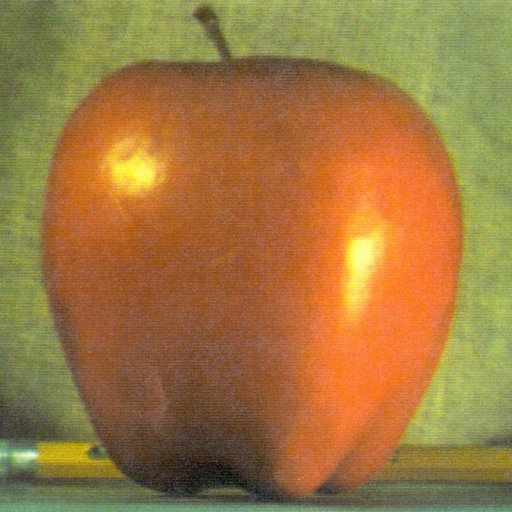
#> input picture apple.jpg, 512 x 512 px
$ jupyter execute '16 image_blending_using_pyramids_opencv.ipynb'
#> lines starting #> are read from the running program, lines starting #| are printed output that depends on the picture
[cell 1]
import cv2
import numpy as np

apple = cv2.imread("apple.jpg")
#> apple is the input picture: shape (512, 512, 3); mean B, G, R 64.8, 119.7, 159.1
orange = cv2.imread("orange.jpg")
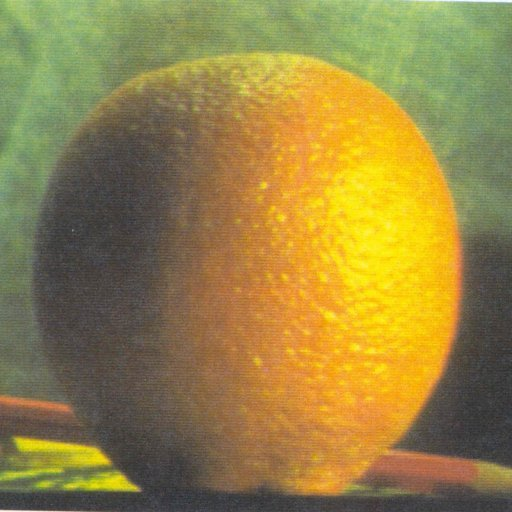
#> input picture orange.jpg, 512 x 512 px
#> orange is the input picture: shape (512, 512, 3); mean B, G, R 69.2, 131.8, 150.2
print(apple.shape)
#| (512, 512, 3)
print(orange.shape)
#| (512, 512, 3)

cv2.imshow("apple",apple)
cv2.imshow("orange",orange)
cv2.waitKey(0)
cv2.destroyAllWindows()

[cell 2]
import cv2
import numpy as np

apple = cv2.imread("apple.jpg")
orange = cv2.imread("orange.jpg")
print(apple.shape)
#| (512, 512, 3)
print(orange.shape)
#| (512, 512, 3)

apple_orange = np.hstack((apple[:, :256], orange[:, 256:]))

cv2.imshow("apple",apple)
cv2.imshow("orange",orange)
cv2.imshow("apple_orange",apple_orange)

cv2.waitKey(0)
cv2.destroyAllWindows()

[cell 3]
import cv2
import numpy as np

apple = cv2.imread("apple.jpg")
orange = cv2.imread("orange.jpg")
print(apple.shape)
#| (512, 512, 3)
print(orange.shape)
#| (512, 512, 3)

apple_orange = np.hstack((apple[:, :256], orange[:, 256:]))

#geanerating gaussian pyramid for apple
apple_copy = apple.copy()
gp_apple = [apple_copy]

for i in range(6):
    apple_copy = cv2.pyrDown(apple_copy)
    gp_apple.append(apple_copy)
#> after the loop, gp_apple = 7 items

#geanerating gaussian pyramid for orange
orange_copy = orange.copy()
gp_orange = [orange_copy]

for i in range(6):
    orange_copy = cv2.pyrDown(orange_copy)
    gp_orange.append(orange_copy)
#> after the loop, gp_orange = 7 items

#generating Laplacian pyramid for apple
apple_copy = gp_apple[5]
lp_apple = [apple_copy]
for i in range(5,0,-1):
    gaussian_expanded = cv2.pyrUp(gp_apple[i])
    laplacian = cv2.subtract(gp_apple[i-1], gaussian_expanded)
    lp_apple.append(laplacian)
#> after the loop, lp_apple = 6 items

#generating Laplacian pyramid for orange
orange_copy = gp_orange[5]
lp_orange = [orange_copy]
for i in range(5,0,-1):
    gaussian_expanded = cv2.pyrUp(gp_orange[i])
    laplacian = cv2.subtract(gp_orange[i-1], gaussian_expanded)
    lp_orange.append(laplacian)
#> this loop made 5 passes
#> pass 2, `gaussian_expanded = cv2.pyrUp(gp_orange[i])`:
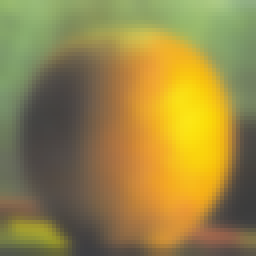
#> gaussian_expanded: shape (64, 64, 3) (shown 4 times larger); mean of channels 0, 1, 2 69.6, 132.9, 151.1; drawn as B, G, R
#> after the loop, lp_orange = 6 items

#now add left and right halves of images in each level
apple_orange_pyramid = []
n =0
for apple_lap , orange_lap in zip(lp_apple, lp_orange):
    n +=1
    cols, rows, ch = apple_lap.shape
    laplacian = np.hstack((apple_lap[:, 0:int(cols/2)], orange_lap[:, int(cols/2):]))
    apple_orange_pyramid.append(laplacian)
#> this loop made 6 passes
#> (cols, rows) on passes 1 to 6: (16, 16), (32, 32), (64, 64), (128, 128), (256, 256), (512, 512)
#> after the loop, apple_orange_pyramid = 6 items; n = 6

#now reconstruct
apple_orange_reconstruct = apple_orange_pyramid[0]
for i in range(1,6):
    apple_orange_reconstruct = cv2.pyrUp(apple_orange_reconstruct)
    apple_orange_reconstruct = cv2.add(apple_orange_pyramid[i], apple_orange_reconstruct)
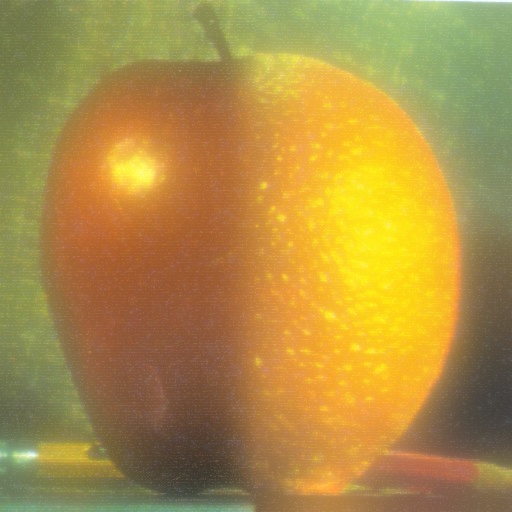
#> apple_orange_reconstruct: shape (512, 512, 3); mean of channels 0, 1, 2 69.4, 142.2, 173.6; drawn as B, G, R


cv2.imshow("apple",apple)
cv2.imshow("orange",orange)
cv2.imshow("apple_orange", apple_orange)
cv2.imshow("apple_orange_reconstruct",apple_orange_reconstruct)


cv2.waitKey(0)
cv2.destroyAllWindows()

[cell 4]
import cv2
import numpy as np

w = cv2.imread("w.jpg")
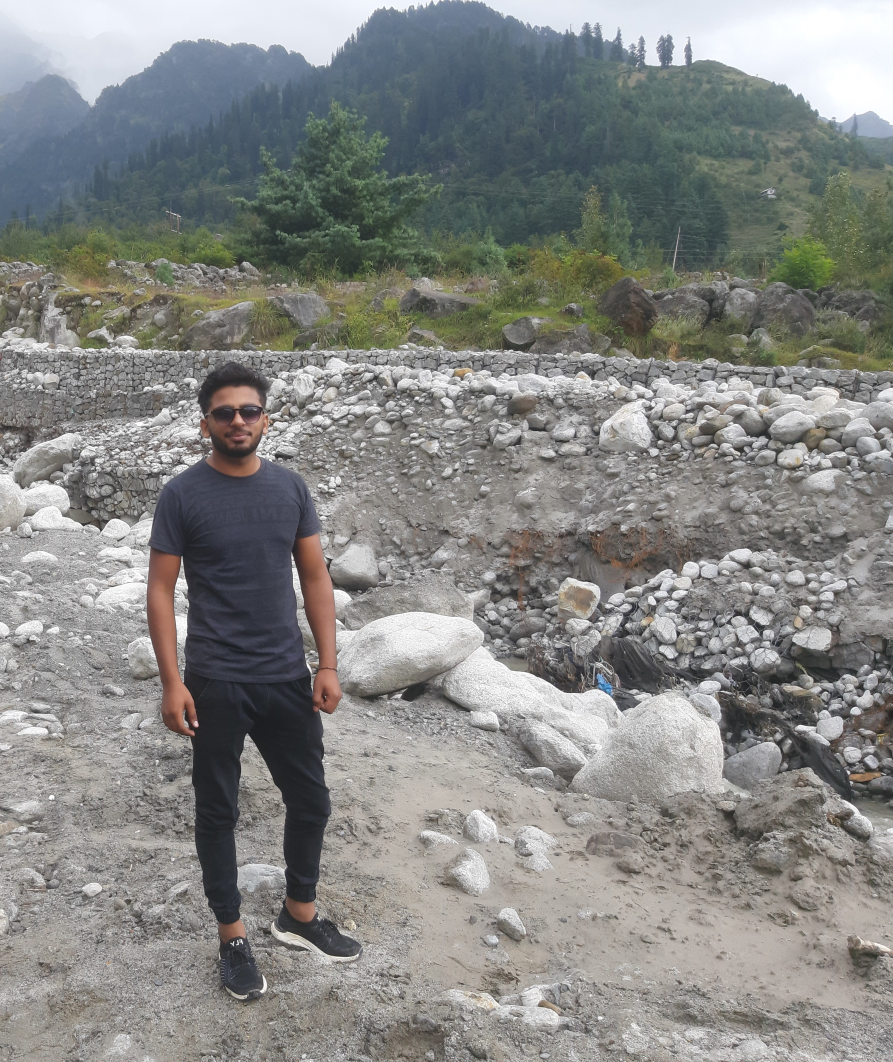
#> input picture w.jpg, 3572 x 4248 px (shown at 1/4 size)
#> w is the input picture: shape (4248, 3572, 3); mean B, G, R 132.8, 135.1, 134
h = cv2.imread("h.jpg")
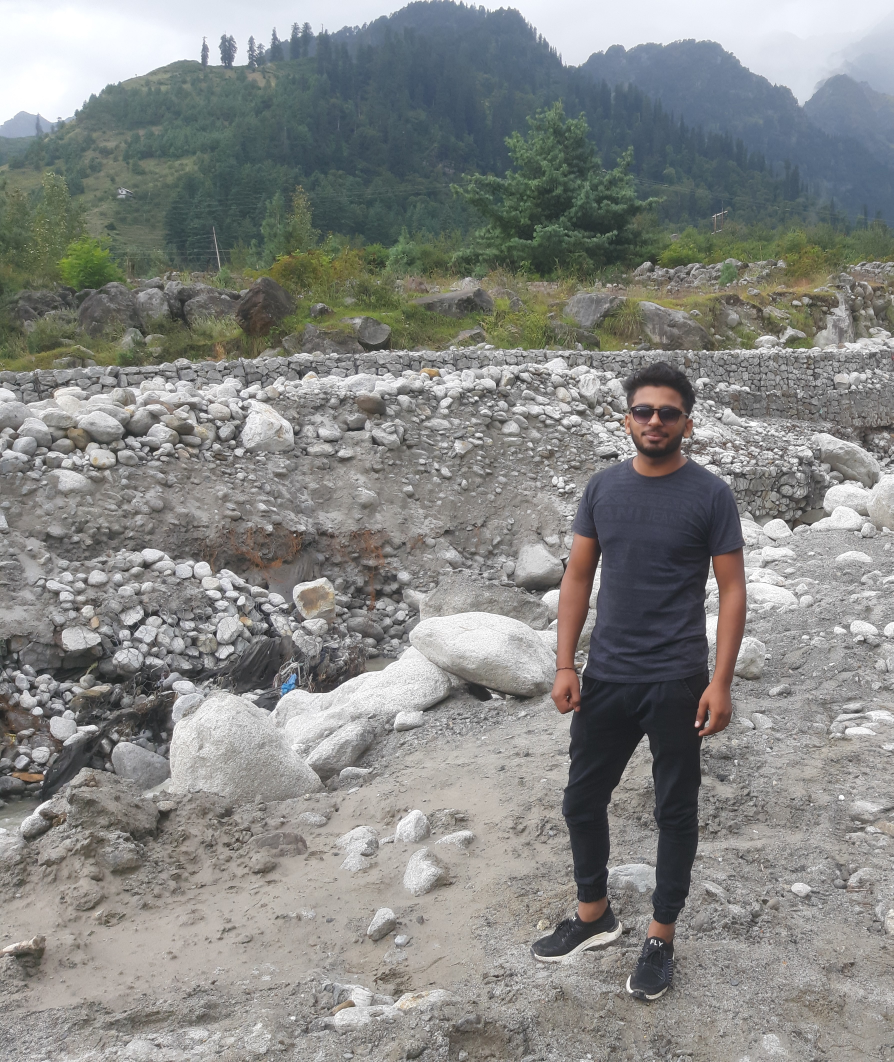
#> input picture h.jpg, 3573 x 4248 px (shown at 1/4 size)
#> h is the input picture: shape (4248, 3573, 3); mean B, G, R 132.8, 135.1, 134

print(w.shape)
#| (4248, 3572, 3)
print(h.shape)
#| (4248, 3573, 3)

apple = cv2.resize(w, (512,512))
orange = cv2.resize(h, (512,512))


apple_orange = np.hstack((apple[:, :256], orange[:, 256:]))
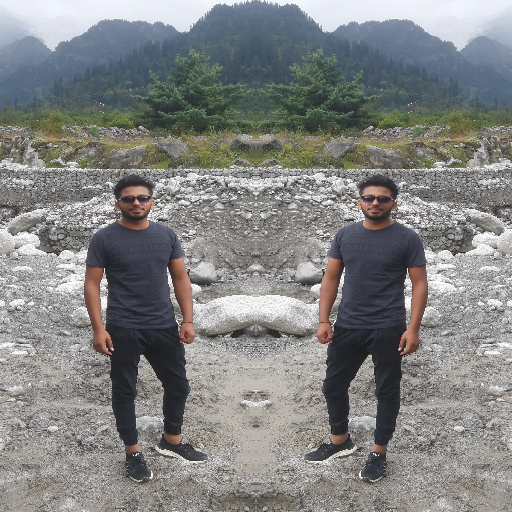
#> apple_orange: shape (512, 512, 3); mean B, G, R 130.2, 131.1, 130.2

#geanerating gaussian pyramid for apple
apple_copy = apple.copy()
gp_apple = [apple_copy]

for i in range(6):
    apple_copy = cv2.pyrDown(apple_copy)
    gp_apple.append(apple_copy)
#> this loop made 6 passes
#> pass 1, `apple_copy = cv2.pyrDown(apple_copy)`:
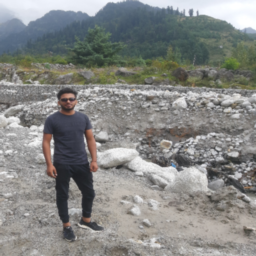
#> apple_copy: shape (256, 256, 3); mean B, G, R 132.8, 135.1, 134

#geanerating gaussian pyramid for orange
orange_copy = orange.copy()
gp_orange = [orange_copy]

for i in range(6):
    orange_copy = cv2.pyrDown(orange_copy)
    gp_orange.append(orange_copy)
#> this loop made 6 passes
#> pass 1, `orange_copy = cv2.pyrDown(orange_copy)`:
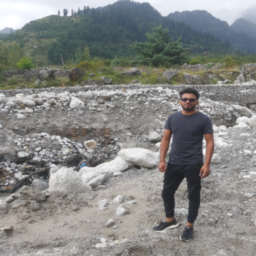
#> orange_copy: shape (256, 256, 3); mean B, G, R 132.8, 135.1, 134

#generating Laplacian pyramid for apple
apple_copy = gp_apple[5]
lp_apple = [apple_copy]
for i in range(5,0,-1):
    gaussian_expanded = cv2.pyrUp(gp_apple[i])
    laplacian = cv2.subtract(gp_apple[i-1], gaussian_expanded)
    lp_apple.append(laplacian)

#generating Laplacian pyramid for orange
orange_copy = gp_orange[5]
lp_orange = [orange_copy]
for i in range(5,0,-1):
    gaussian_expanded = cv2.pyrUp(gp_orange[i])
    laplacian = cv2.subtract(gp_orange[i-1], gaussian_expanded)
    lp_orange.append(laplacian)

#now add left and right halves of images in each level
apple_orange_pyramid = []
n =0
for apple_lap , orange_lap in zip(lp_apple, lp_orange):
    n +=1
    cols, rows, ch = apple_lap.shape
    laplacian = np.hstack((apple_lap[:, 0:int(cols/2)], orange_lap[:, int(cols/2):]))
    apple_orange_pyramid.append(laplacian)
#> this loop made 6 passes
#> pass 3, `laplacian = np.hstack((apple_lap[:, 0:int(cols/2)], orange_lap[:, int(..`:
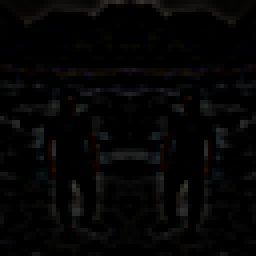
#> laplacian: shape (64, 64, 3) (shown 4 times larger); mean of channels 0, 1, 2 4.5, 4.5, 4.7; drawn as B, G, R
#> after the loop, n = 6

#now reconstruct
apple_orange_reconstruct = apple_orange_pyramid[0]
for i in range(1,6):
    apple_orange_reconstruct = cv2.pyrUp(apple_orange_reconstruct)
    apple_orange_reconstruct = cv2.add(apple_orange_pyramid[i], apple_orange_reconstruct)
#> this loop made 5 passes
#> pass 2, `apple_orange_reconstruct = cv2.pyrUp(apple_orange_reconstruct)`:
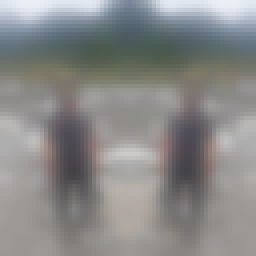
#> apple_orange_reconstruct: shape (64, 64, 3) (shown 4 times larger); mean of channels 0, 1, 2 136.2, 137.1, 136.6; drawn as B, G, R


cv2.imshow("apple",apple)
cv2.imshow("orange",orange)
cv2.imshow("apple_orange", apple_orange)
cv2.imshow("apple_orange_reconstruct",apple_orange_reconstruct)


cv2.waitKey(0)
cv2.destroyAllWindows()
